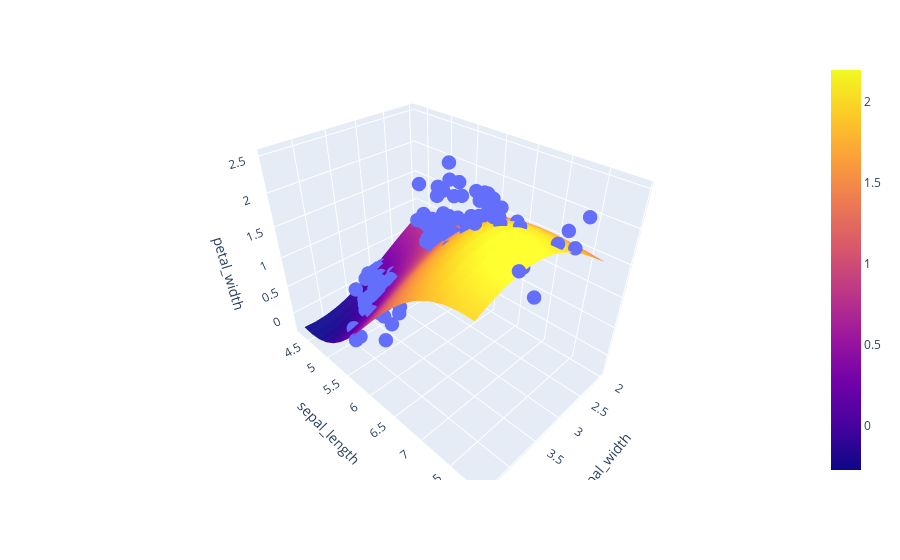

The cell this chart's notebook holds for it:
### Code cell
fig = px.scatter_3d(data_frame=iris, x="sepal_width", y="sepal_length", z="petal_width")
fig.update_traces(marker=dict(size=5))
fig.add_traces(go.Surface(x=xrange, y=yrange, z=pred, name="pred_surface"))
fig.show()

### Figure 1 — Plotly figure (JSON) as saved in the notebook; plotly's stock layout.template omitted (floating-point values rounded to 4 significant figures; data arrays with more than 128 entries replaced by an {"elided": "..."} marker saying what was removed)
{"data": [{"hovertemplate": "sepal_width=%{x}<br>sepal_length=%{y}<br>petal_width=%{z}<extra></extra>", "legendgroup": "", "marker": {"color": "#636efa", "size": 5, "symbol": "circle"}, "mode": "markers", "name": "", "scene": "scene", "showlegend": false, "type": "scatter3d", "x": {"elided": "150 float values"}, "y": {"elided": "150 float values"}, "z": {"elided": "150 float values"}}, {"name": "pred_surface", "type": "surface", "x": [2, 2.2, 2.4, 2.6, 2.8, 3.0, 3.2, 3.4, 3.6, 3.8, 4.0, 4.2, 4.4], "y": [4.3, 4.5, 4.7, 4.9, 5.1, 5.3, 5.5, 5.7, 5.9, 6.1, 6.3, 6.5, 6.7, 6.9, 7.1, 7.3, 7.5, 7.7], "z": {"elided": "18x13 float values"}}], "layout": {"legend": {"tracegroupgap": 0}, "margin": {"t": 60}, "scene": {"domain": {"x": [0, 1], "y": [0, 1]}, "xaxis": {"title": {"text": "sepal_width"}}, "yaxis": {"title": {"text": "sepal_length"}}, "zaxis": {"title": {"text": "petal_width"}}}}}
